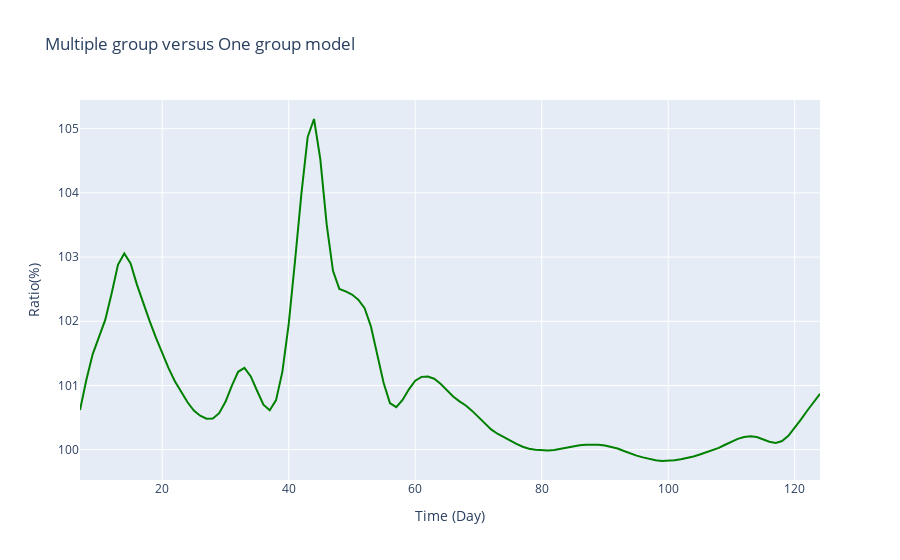
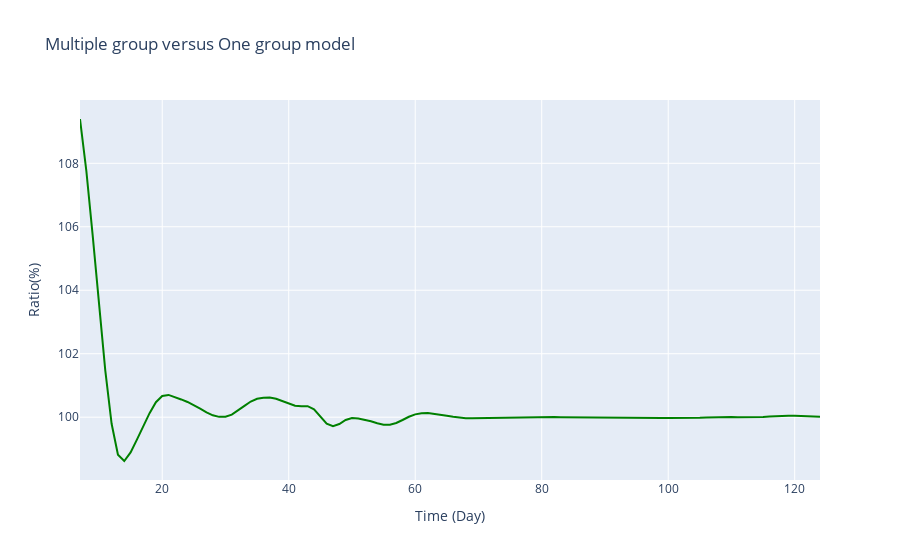
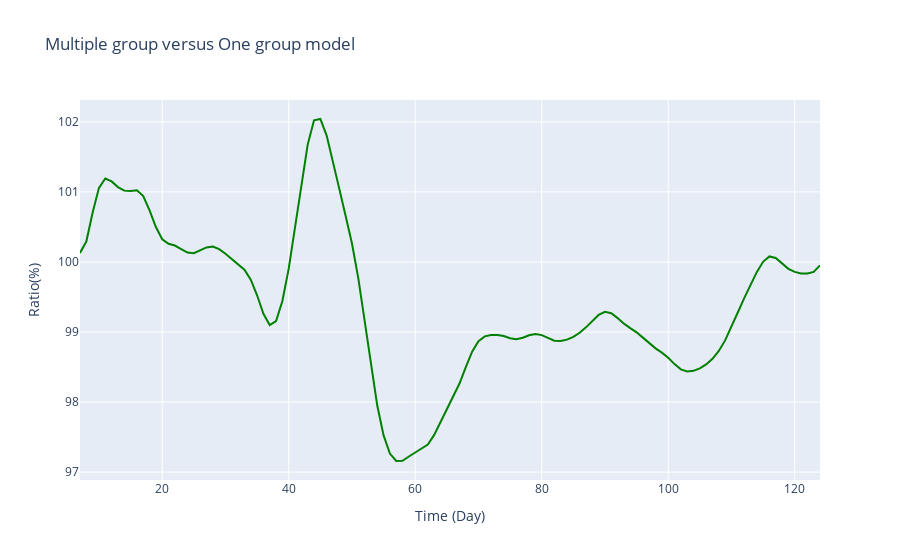
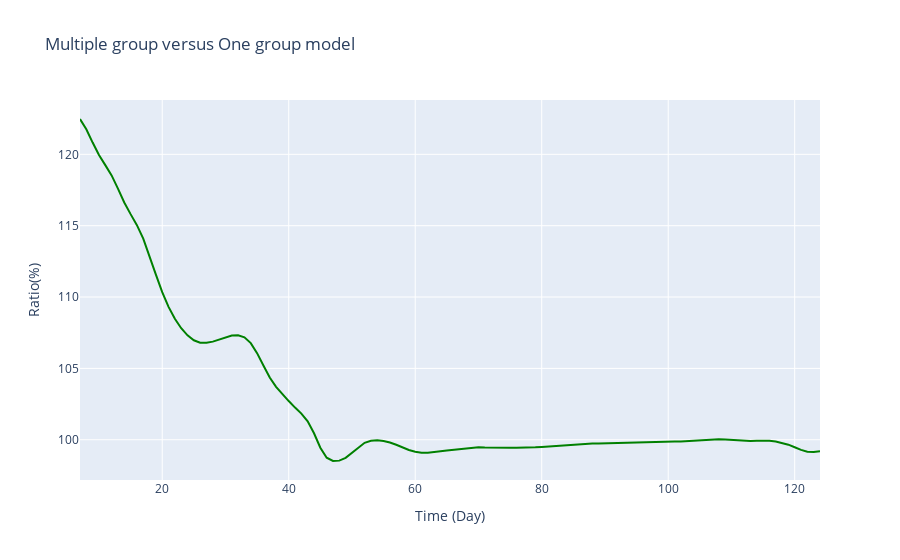

Notebook cell for these charts, in order:
### Markdown cell above
## Divergence of Means

### Code cell
uni_post_dist = []
multi_post_dist = []

for _ in range(len(contact_matrix)):
    mean_ratios = []
    uni_rate = []
    multi_rate = []
    shape = []
    for t in np.arange(R_t_start, num_timepoints):
        shape.append( a + math.fsum(agg_cases[_][(t-tau):(t+1)]))
        uni_cat_sum_var = 0
        for k in range(t-tau,t+1):
            if k > len(average_serial_interval):
                vec1 = agg_cases[_][(k-1):(k - len(average_serial_interval) - 1):-1] # I_(k-1), ... , I_0
                vec2 = average_serial_interval[:k] # w_1, ... , w_k
            else:
                vec1 = agg_cases[_][(k-1)::-1] # I_(k-1), ... , I_0
                vec2 = average_serial_interval[:k] # w_1, ... , w_k
            uni_cat_sum_var += math.fsum(np.multiply(vec1,vec2))/np.sum(average_serial_interval)
        uni_cat_rate = b + uni_cat_sum_var

        multi_cat_sum_var = 0
        for k_inx, k in enumerate(range(t-tau,t+1)):
            sub_sum_i = 0
            for i in range(num_categories):
                for j in range(num_categories):
                    if k > serial_intervals.shape[1]:
                        vec1 = desagg_cases[_][(k-1):(k - serial_intervals.shape[1] - 1):-1, j] # I_(k-1), ... , I_0
                        vec2 = serial_intervals[j, :k] # w_1, ... , w_k
                    else:
                        vec1 = desagg_cases[_][(k-1)::-1, j] # I_(k-1), ... , I_0
                        vec2 = serial_intervals[j, :k] # w_1, ... , w_k
                    sub_sum_j = math.fsum(np.multiply(vec1,vec2))/np.sum(serial_intervals[j,:])
                    sub_sum_j *= contact_matrix[_][i, j] * transmissibility[j]
                    sub_sum_i += sub_sum_j
            multi_cat_sum_var += sub_sum_i  # vector of sum^k_{s=0} w_s I_{k-s}
            # print(multi_cat_sum_var)
        multi_cat_rate = b + (multi_cat_sum_var/spec_radius[_])

        mean_ratios.append(uni_cat_rate / multi_cat_rate)
        uni_rate.append(uni_cat_rate)
        multi_rate.append(multi_cat_rate)

    mean_ratio = pd.DataFrame({
        'Time Points': np.arange(R_t_start, num_timepoints),
        'R_t': 100 * np.asarray(mean_ratios)
    })

    # Tests
    i + tau == num_timepoints
    len(shape) == num_timepoints - tau
    len(uni_rate) == num_timepoints - tau
    len(multi_rate) == num_timepoints - tau

    mean_uni = np.divide(shape, uni_rate)
    mean_multi = np.divide(shape, multi_rate)

    uni_post_dist.append(scipy.stats.gamma(shape,scale = 1/np.array(uni_rate)))
    uni_post_dist_interval = uni_post_dist[_].interval(.95)

    multi_post_dist.append(scipy.stats.gamma(shape,scale = 1/np.array(multi_rate)))
    multi_post_dist_interval = multi_post_dist[_].interval(.95)

    fig = ReproductionNumberPlot()

    fig.add_ground_truth_rt(mean_ratio)    
    fig.update_labels(time_label='Time (Day)', r_label='Ratio(%)')
    fig.figure.update_layout(title_text='Multiple group versus One group model')

    fig.show_figure()

### Figure 1 — Plotly figure (JSON) as saved in the notebook; plotly's stock layout.template omitted (floating-point values rounded to 4 significant figures)
{"data": [{"line": {"color": "green"}, "mode": "lines", "name": "True R", "type": "scatter", "x": [7, 8, 9, 10, 11, 12, 13, 14, 15, 16, 17, 18, 19, 20, 21, 22, 23, 24, 25, 26, 27, 28, 29, 30, 31, 32, 33, 34, 35, 36, 37, 38, 39, 40, 41, 42, 43, 44, 45, 46, 47, 48, 49, 50, 51, 52, 53, 54, 55, 56, 57, 58, 59, 60, 61, 62, 63, 64, 65, 66, 67, 68, 69, 70, 71, 72, 73, 74, 75, 76, 77, 78, 79, 80, 81, 82, 83, 84, 85, 86, 87, 88, 89, 90, 91, 92, 93, 94, 95, 96, 97, 98, 99, 100, 101, 102, 103, 104, 105, 106, 107, 108, 109, 110, 111, 112, 113, 114, 115, 116, 117, 118, 119, 120, 121, 122, 123, 124], "y": [100.6, 101.1, 101.5, 101.7, 102.0, 102.4, 102.9, 103.1, 102.9, 102.6, 102.3, 102.0, 101.7, 101.5, 101.3, 101.1, 100.9, 100.7, 100.6, 100.5, 100.5, 100.5, 100.6, 100.7, 101.0, 101.2, 101.3, 101.1, 100.9, 100.7, 100.6, 100.8, 101.2, 102.0, 102.9, 104.0, 104.9, 105.2, 104.5, 103.5, 102.8, 102.5, 102.5, 102.4, 102.3, 102.2, 101.9, 101.5, 101.0, 100.7, 100.7, 100.8, 100.9, 101.1, 101.1, 101.1, 101.1, 101.0, 100.9, 100.8, 100.8, 100.7, 100.6, 100.5, 100.4, 100.3, 100.2, 100.2, 100.1, 100.1, 100.0, 100.0, 100.0, 99.99, 99.99, 99.99, 100.0, 100.0, 100.1, 100.1, 100.1, 100.1, 100.1, 100.1, 100.0, 100.0, 99.98, 99.94, 99.91, 99.88, 99.86, 99.84, 99.82, 99.82, 99.83, 99.85, 99.87, 99.89, 99.92, 99.96, 99.99, 100.0, 100.1, 100.1, 100.2, 100.2, 100.2, 100.2, 100.2, 100.1, 100.1, 100.1, 100.2, 100.3, 100.5, 100.6, 100.7, 100.9]}], "layout": {"title": {"text": "Multiple group versus One group model"}, "xaxis": {"title": {"text": "Time (Day)"}}, "yaxis": {"title": {"text": "Ratio(%)"}}}}

### Figure 2 — Plotly figure (JSON) as saved in the notebook; plotly's stock layout.template omitted (floating-point values rounded to 4 significant figures)
{"data": [{"line": {"color": "green"}, "mode": "lines", "name": "True R", "type": "scatter", "x": [7, 8, 9, 10, 11, 12, 13, 14, 15, 16, 17, 18, 19, 20, 21, 22, 23, 24, 25, 26, 27, 28, 29, 30, 31, 32, 33, 34, 35, 36, 37, 38, 39, 40, 41, 42, 43, 44, 45, 46, 47, 48, 49, 50, 51, 52, 53, 54, 55, 56, 57, 58, 59, 60, 61, 62, 63, 64, 65, 66, 67, 68, 69, 70, 71, 72, 73, 74, 75, 76, 77, 78, 79, 80, 81, 82, 83, 84, 85, 86, 87, 88, 89, 90, 91, 92, 93, 94, 95, 96, 97, 98, 99, 100, 101, 102, 103, 104, 105, 106, 107, 108, 109, 110, 111, 112, 113, 114, 115, 116, 117, 118, 119, 120, 121, 122, 123, 124], "y": [109.4, 107.8, 105.7, 103.6, 101.5, 99.79, 98.82, 98.62, 98.89, 99.29, 99.71, 100.1, 100.5, 100.7, 100.7, 100.6, 100.6, 100.5, 100.4, 100.3, 100.2, 100.1, 100.0, 100.0, 100.1, 100.2, 100.4, 100.5, 100.6, 100.6, 100.6, 100.6, 100.5, 100.4, 100.4, 100.3, 100.3, 100.3, 100.0, 99.8, 99.72, 99.79, 99.91, 99.97, 99.96, 99.92, 99.87, 99.81, 99.76, 99.76, 99.82, 99.91, 100.0, 100.1, 100.1, 100.1, 100.1, 100.1, 100.0, 100.0, 99.99, 99.97, 99.96, 99.97, 99.97, 99.98, 99.99, 99.99, 100.0, 100.0, 100.0, 100.0, 100.0, 100.0, 100.0, 100.0, 100.0, 100.0, 100.0, 100.0, 100.0, 100.0, 100.0, 100.0, 100.0, 100.0, 100.0, 100.0, 100.0, 99.99, 99.99, 99.98, 99.98, 99.97, 99.97, 99.97, 99.97, 99.98, 99.98, 99.99, 100.0, 100.0, 100.0, 100.0, 100.0, 100.0, 99.99, 100.0, 100.0, 100.0, 100.0, 100.0, 100.0, 100.0, 100.0, 100.0, 100.0, 100.0]}], "layout": {"title": {"text": "Multiple group versus One group model"}, "xaxis": {"title": {"text": "Time (Day)"}}, "yaxis": {"title": {"text": "Ratio(%)"}}}}

### Figure 3 — Plotly figure (JSON) as saved in the notebook; plotly's stock layout.template omitted (floating-point values rounded to 4 significant figures)
{"data": [{"line": {"color": "green"}, "mode": "lines", "name": "True R", "type": "scatter", "x": [7, 8, 9, 10, 11, 12, 13, 14, 15, 16, 17, 18, 19, 20, 21, 22, 23, 24, 25, 26, 27, 28, 29, 30, 31, 32, 33, 34, 35, 36, 37, 38, 39, 40, 41, 42, 43, 44, 45, 46, 47, 48, 49, 50, 51, 52, 53, 54, 55, 56, 57, 58, 59, 60, 61, 62, 63, 64, 65, 66, 67, 68, 69, 70, 71, 72, 73, 74, 75, 76, 77, 78, 79, 80, 81, 82, 83, 84, 85, 86, 87, 88, 89, 90, 91, 92, 93, 94, 95, 96, 97, 98, 99, 100, 101, 102, 103, 104, 105, 106, 107, 108, 109, 110, 111, 112, 113, 114, 115, 116, 117, 118, 119, 120, 121, 122, 123, 124], "y": [100.1, 100.3, 100.7, 101.1, 101.2, 101.1, 101.1, 101.0, 101.0, 101.0, 100.9, 100.7, 100.5, 100.3, 100.3, 100.2, 100.2, 100.1, 100.1, 100.2, 100.2, 100.2, 100.2, 100.1, 100.0, 99.97, 99.89, 99.75, 99.52, 99.26, 99.1, 99.16, 99.44, 99.9, 100.5, 101.1, 101.7, 102.0, 102.0, 101.8, 101.4, 101.0, 100.7, 100.3, 99.77, 99.17, 98.53, 97.95, 97.52, 97.27, 97.16, 97.16, 97.22, 97.28, 97.33, 97.39, 97.53, 97.71, 97.9, 98.07, 98.26, 98.5, 98.72, 98.87, 98.94, 98.96, 98.96, 98.94, 98.91, 98.9, 98.92, 98.95, 98.97, 98.96, 98.91, 98.88, 98.87, 98.89, 98.93, 98.99, 99.07, 99.16, 99.24, 99.29, 99.27, 99.2, 99.12, 99.06, 99.0, 98.92, 98.84, 98.77, 98.71, 98.63, 98.54, 98.47, 98.44, 98.45, 98.48, 98.54, 98.62, 98.73, 98.88, 99.07, 99.28, 99.48, 99.67, 99.86, 100.0, 100.1, 100.1, 99.97, 99.9, 99.86, 99.84, 99.83, 99.86, 99.95]}], "layout": {"title": {"text": "Multiple group versus One group model"}, "xaxis": {"title": {"text": "Time (Day)"}}, "yaxis": {"title": {"text": "Ratio(%)"}}}}

### Figure 4 — Plotly figure (JSON) as saved in the notebook; plotly's stock layout.template omitted (floating-point values rounded to 4 significant figures)
{"data": [{"line": {"color": "green"}, "mode": "lines", "name": "True R", "type": "scatter", "x": [7, 8, 9, 10, 11, 12, 13, 14, 15, 16, 17, 18, 19, 20, 21, 22, 23, 24, 25, 26, 27, 28, 29, 30, 31, 32, 33, 34, 35, 36, 37, 38, 39, 40, 41, 42, 43, 44, 45, 46, 47, 48, 49, 50, 51, 52, 53, 54, 55, 56, 57, 58, 59, 60, 61, 62, 63, 64, 65, 66, 67, 68, 69, 70, 71, 72, 73, 74, 75, 76, 77, 78, 79, 80, 81, 82, 83, 84, 85, 86, 87, 88, 89, 90, 91, 92, 93, 94, 95, 96, 97, 98, 99, 100, 101, 102, 103, 104, 105, 106, 107, 108, 109, 110, 111, 112, 113, 114, 115, 116, 117, 118, 119, 120, 121, 122, 123, 124], "y": [122.5, 121.8, 120.8, 119.9, 119.2, 118.5, 117.6, 116.6, 115.8, 115.0, 114.1, 112.9, 111.6, 110.3, 109.3, 108.5, 107.8, 107.3, 107.0, 106.8, 106.8, 106.9, 107.0, 107.2, 107.3, 107.3, 107.2, 106.8, 106.1, 105.2, 104.4, 103.7, 103.2, 102.7, 102.3, 101.8, 101.3, 100.5, 99.44, 98.74, 98.51, 98.54, 98.73, 99.07, 99.48, 99.79, 99.93, 99.96, 99.91, 99.81, 99.65, 99.46, 99.28, 99.16, 99.1, 99.08, 99.12, 99.19, 99.25, 99.3, 99.36, 99.42, 99.47, 99.47, 99.45, 99.44, 99.44, 99.45, 99.44, 99.44, 99.43, 99.44, 99.47, 99.5, 99.53, 99.57, 99.61, 99.64, 99.67, 99.7, 99.72, 99.73, 99.74, 99.76, 99.77, 99.79, 99.8, 99.82, 99.83, 99.86, 99.87, 99.88, 99.88, 99.87, 99.87, 99.88, 99.9, 99.93, 99.98, 100.0, 100.0, 100.0, 100.0, 99.98, 99.95, 99.92, 99.92, 99.93, 99.95, 99.93, 99.88, 99.79, 99.65, 99.47, 99.29, 99.16, 99.14, 99.2]}], "layout": {"title": {"text": "Multiple group versus One group model"}, "xaxis": {"title": {"text": "Time (Day)"}}, "yaxis": {"title": {"text": "Ratio(%)"}}}}
